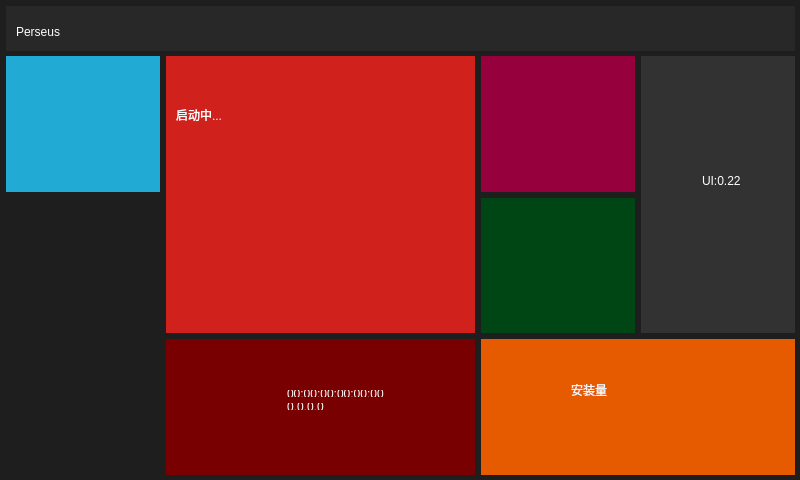
<?xml version="1.0" encoding="UTF-8"?>
<ui version="4.0">
 <class>Widget</class>
 <widget class="QWidget" name="Widget">
  <property name="geometry">
   <rect>
    <x>0</x>
    <y>0</y>
    <width>800</width>
    <height>480</height>
   </rect>
  </property>
  <property name="windowTitle">
   <string>Widget</string>
  </property>
  <widget class="QWidget" name="widget" native="true">
   <property name="geometry">
    <rect>
     <x>0</x>
     <y>0</y>
     <width>800</width>
     <height>480</height>
    </rect>
   </property>
   <property name="styleSheet">
    <string notr="true">background-color:rgb(30,30,30)</string>
   </property>
   <widget class="QWidget" name="widget_2" native="true">
    <property name="geometry">
     <rect>
      <x>6</x>
      <y>6</y>
      <width>789</width>
      <height>45</height>
     </rect>
    </property>
    <property name="styleSheet">
     <string notr="true">background-color:rgb(40,40,40)</string>
    </property>
    <widget class="QLabel" name="label_boxid">
     <property name="geometry">
      <rect>
       <x>510</x>
       <y>20</y>
       <width>271</width>
       <height>16</height>
      </rect>
     </property>
     <property name="styleSheet">
      <string notr="true">color:rgb(252, 254, 253);
font: 9pt &quot;Lucida Grande&quot;;</string>
     </property>
     <property name="text">
      <string>&lt;html&gt;&lt;head/&gt;&lt;body&gt;&lt;p&gt;&lt;br/&gt;&lt;/p&gt;&lt;/body&gt;&lt;/html&gt;</string>
     </property>
     <property name="alignment">
      <set>Qt::AlignRight|Qt::AlignTrailing|Qt::AlignVCenter</set>
     </property>
    </widget>
    <widget class="QLabel" name="label_mac_2">
     <property name="geometry">
      <rect>
       <x>10</x>
       <y>10</y>
       <width>101</width>
       <height>31</height>
      </rect>
     </property>
     <property name="styleSheet">
      <string notr="true">color:rgb(252, 254, 253);
font: 75 italic 16pt &quot;Courier&quot;;</string>
     </property>
     <property name="text">
      <string>Perseus</string>
     </property>
    </widget>
   </widget>
   <widget class="QWidget" name="layoutWidget">
    <property name="geometry">
     <rect>
      <x>0</x>
      <y>50</y>
      <width>801</width>
      <height>431</height>
     </rect>
    </property>
    <layout class="QGridLayout" name="gridLayout">
     <property name="leftMargin">
      <number>6</number>
     </property>
     <property name="topMargin">
      <number>6</number>
     </property>
     <property name="rightMargin">
      <number>6</number>
     </property>
     <property name="bottomMargin">
      <number>6</number>
     </property>
     <property name="spacing">
      <number>6</number>
     </property>
     <item row="2" column="3" colspan="2">
      <widget class="QWidget" name="widget_15" native="true">
       <property name="styleSheet">
        <string notr="true">background-color:rgb(230,90,0)</string>
       </property>
       <widget class="QLabel" name="label_8">
        <property name="geometry">
         <rect>
          <x>90</x>
          <y>30</y>
          <width>81</width>
          <height>41</height>
         </rect>
        </property>
        <property name="styleSheet">
         <string notr="true">color:rgb(242, 251, 245);
font: 15pt &quot;Lucida Grande&quot;;</string>
        </property>
        <property name="text">
         <string>安装量</string>
        </property>
       </widget>
       <widget class="QLabel" name="label_installnum">
        <property name="geometry">
         <rect>
          <x>180</x>
          <y>50</y>
          <width>131</width>
          <height>51</height>
         </rect>
        </property>
        <property name="styleSheet">
         <string notr="true">color:rgb(252, 254, 253);
font: 30pt &quot;Lucida Grande&quot;;</string>
        </property>
        <property name="text">
         <string/>
        </property>
       </widget>
      </widget>
     </item>
     <item row="0" column="0">
      <widget class="QWidget" name="widget_3" native="true">
       <property name="styleSheet">
        <string notr="true">background-color:rgb(32,170,212)</string>
       </property>
      </widget>
     </item>
     <item row="0" column="3">
      <widget class="QWidget" name="widget_6" native="true">
       <property name="styleSheet">
        <string notr="true">background-color:rgb(150,0,60)</string>
       </property>
       <widget class="QLabel" name="label_time">
        <property name="geometry">
         <rect>
          <x>1</x>
          <y>68</y>
          <width>149</width>
          <height>31</height>
         </rect>
        </property>
        <property name="styleSheet">
         <string notr="true">color:rgb(255, 255, 255);
font: 20pt &quot;Courier&quot;;</string>
        </property>
        <property name="text">
         <string/>
        </property>
        <property name="scaledContents">
         <bool>false</bool>
        </property>
        <property name="alignment">
         <set>Qt::AlignCenter</set>
        </property>
       </widget>
       <widget class="QLabel" name="label_date">
        <property name="geometry">
         <rect>
          <x>0</x>
          <y>105</y>
          <width>151</width>
          <height>21</height>
         </rect>
        </property>
        <property name="styleSheet">
         <string notr="true">color:rgb(252, 254, 253);
font: 9pt &quot;Lucida Grande&quot;;</string>
        </property>
        <property name="text">
         <string/>
        </property>
        <property name="scaledContents">
         <bool>false</bool>
        </property>
        <property name="alignment">
         <set>Qt::AlignCenter</set>
        </property>
       </widget>
      </widget>
     </item>
     <item row="0" column="1" rowspan="2" colspan="2">
      <widget class="QWidget" name="widget_4" native="true">
       <property name="styleSheet">
        <string notr="true">background-color:rgb(208,33,29)</string>
       </property>
       <widget class="QLabel" name="label_info">
        <property name="geometry">
         <rect>
          <x>10</x>
          <y>50</y>
          <width>291</width>
          <height>191</height>
         </rect>
        </property>
        <property name="font">
         <font>
          <family>Lucida Grande</family>
          <pointsize>9</pointsize>
          <weight>50</weight>
          <italic>false</italic>
          <bold>false</bold>
         </font>
        </property>
        <property name="contextMenuPolicy">
         <enum>Qt::DefaultContextMenu</enum>
        </property>
        <property name="styleSheet">
         <string notr="true">color:rgb(252, 254, 253);
font: 9pt &quot;Lucida Grande&quot;;</string>
        </property>
        <property name="text">
         <string>启动中...</string>
        </property>
        <property name="alignment">
         <set>Qt::AlignLeading|Qt::AlignLeft|Qt::AlignTop</set>
        </property>
        <property name="wordWrap">
         <bool>true</bool>
        </property>
       </widget>
       <widget class="QLabel" name="label_ftp">
        <property name="geometry">
         <rect>
          <x>10</x>
          <y>253</y>
          <width>201</width>
          <height>27</height>
         </rect>
        </property>
        <property name="styleSheet">
         <string notr="true">color:rgb(242, 251, 249);font: 6pt &quot;Courier&quot;;</string>
        </property>
        <property name="text">
         <string/>
        </property>
        <property name="alignment">
         <set>Qt::AlignBottom|Qt::AlignLeading|Qt::AlignLeft</set>
        </property>
       </widget>
      </widget>
     </item>
     <item row="1" column="3">
      <widget class="QWidget" name="widget_10" native="true">
       <property name="styleSheet">
        <string notr="true">background-color:rgb(0,70,20)</string>
       </property>
      </widget>
     </item>
     <item row="2" column="1" colspan="2">
      <widget class="QWidget" name="widget_16" native="true">
       <property name="styleSheet">
        <string notr="true">background-color:rgb(120,0,0)</string>
       </property>
       <widget class="QWidget" name="layoutWidget">
        <property name="geometry">
         <rect>
          <x>110</x>
          <y>40</y>
          <width>191</width>
          <height>42</height>
         </rect>
        </property>
        <layout class="QVBoxLayout" name="verticalLayout">
         <item>
          <widget class="QLabel" name="label_ip">
           <property name="styleSheet">
            <string notr="true">color:rgb(252, 254, 253);
font: 9pt &quot;Lucida Grande&quot;;</string>
           </property>
           <property name="text">
            <string>00:00:00:00:00:00</string>
           </property>
          </widget>
         </item>
         <item>
          <widget class="QLabel" name="label_mac">
           <property name="styleSheet">
            <string notr="true">color:rgb(252, 254, 253);
font: 9pt &quot;Lucida Grande&quot;;</string>
           </property>
           <property name="text">
            <string>0.0.0.0</string>
           </property>
          </widget>
         </item>
        </layout>
       </widget>
      </widget>
     </item>
     <item row="0" column="4" rowspan="2">
      <widget class="QWidget" name="widget_7" native="true">
       <property name="styleSheet">
        <string notr="true">background-color:rgb(50,50,50)</string>
       </property>
       <widget class="QWidget" name="">
        <property name="geometry">
         <rect>
          <x>50</x>
          <y>51</y>
          <width>71</width>
          <height>91</height>
         </rect>
        </property>
        <layout class="QVBoxLayout" name="verticalLayout_2">
         <item>
          <widget class="QLabel" name="label_vai">
           <property name="styleSheet">
            <string notr="true">color:rgb(252, 254, 253);
font: 11pt &quot;Courier&quot;;</string>
           </property>
           <property name="text">
            <string/>
           </property>
           <property name="alignment">
            <set>Qt::AlignLeading|Qt::AlignLeft|Qt::AlignVCenter</set>
           </property>
          </widget>
         </item>
         <item>
          <widget class="QLabel" name="label_vud">
           <property name="styleSheet">
            <string notr="true">color:rgb(252, 254, 253);
font: 11pt &quot;Courier&quot;;</string>
           </property>
           <property name="text">
            <string/>
           </property>
           <property name="alignment">
            <set>Qt::AlignLeading|Qt::AlignLeft|Qt::AlignVCenter</set>
           </property>
          </widget>
         </item>
         <item>
          <widget class="QLabel" name="label_vul">
           <property name="styleSheet">
            <string notr="true">color:rgb(252, 254, 253);
font: 11pt &quot;Courier&quot;;</string>
           </property>
           <property name="text">
            <string/>
           </property>
           <property name="alignment">
            <set>Qt::AlignLeading|Qt::AlignLeft|Qt::AlignVCenter</set>
           </property>
          </widget>
         </item>
         <item>
          <widget class="QLabel" name="label_vui">
           <property name="contextMenuPolicy">
            <enum>Qt::NoContextMenu</enum>
           </property>
           <property name="styleSheet">
            <string notr="true">color:rgb(252, 254, 253);
font: 11pt &quot;Courier&quot;;</string>
           </property>
           <property name="text">
            <string>UI:0.22</string>
           </property>
           <property name="alignment">
            <set>Qt::AlignLeading|Qt::AlignLeft|Qt::AlignVCenter</set>
           </property>
          </widget>
         </item>
        </layout>
       </widget>
      </widget>
     </item>
    </layout>
   </widget>
   <zorder>layoutWidget</zorder>
   <zorder>widget_2</zorder>
  </widget>
 </widget>
 <layoutdefault spacing="6" margin="11"/>
 <resources/>
 <connections/>
</ui>
